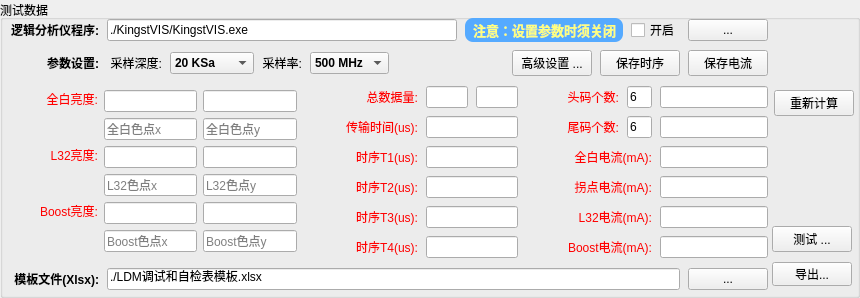
   <widget class="QGroupBox" name="groupBox3">
    <property name="geometry">
     <rect>
      <x>10</x>
      <y>414</y>
      <width>860</width>
      <height>298</height>
     </rect>
    </property>
    <property name="font">
     <font>
      <bold>false</bold>
     </font>
    </property>
    <property name="title">
     <string>测试数据</string>
    </property>
    <widget class="QPushButton" name="pushButtonDotest">
     <property name="geometry">
      <rect>
       <x>772</x>
       <y>226</y>
       <width>80</width>
       <height>26</height>
      </rect>
     </property>
     <property name="cursor">
      <cursorShape>PointingHandCursor</cursorShape>
     </property>
     <property name="text">
      <string>测试 ...</string>
     </property>
    </widget>
    <widget class="QPushButton" name="pushButtonExcel">
     <property name="geometry">
      <rect>
       <x>772</x>
       <y>262</y>
       <width>80</width>
       <height>24</height>
      </rect>
     </property>
     <property name="cursor">
      <cursorShape>PointingHandCursor</cursorShape>
     </property>
     <property name="text">
      <string>导出...</string>
     </property>
    </widget>
    <widget class="QWidget" name="layoutWidget">
     <property name="geometry">
      <rect>
       <x>7</x>
       <y>16</y>
       <width>761</width>
       <height>278</height>
      </rect>
     </property>
     <layout class="QVBoxLayout" name="verticalLayout">
      <property name="spacing">
       <number>8</number>
      </property>
      <item>
       <layout class="QGridLayout" name="gridLayout_7" rowstretch="3,10">
        <item row="0" column="0">
         <widget class="QLabel" name="label_55">
          <property name="minimumSize">
           <size>
            <width>92</width>
            <height>0</height>
           </size>
          </property>
          <property name="font">
           <font>
            <bold>true</bold>
           </font>
          </property>
          <property name="text">
           <string>逻辑分析仪程序:</string>
          </property>
          <property name="alignment">
           <set>Qt::AlignmentFlag::AlignRight|Qt::AlignmentFlag::AlignTrailing|Qt::AlignmentFlag::AlignVCenter</set>
          </property>
         </widget>
        </item>
        <item row="0" column="1">
         <layout class="QHBoxLayout" name="horizontalLayout_3">
          <item>
           <widget class="QLineEdit" name="lineEditKingstKIS">
            <property name="text">
             <string>./KingstVIS/KingstVIS.exe</string>
            </property>
           </widget>
          </item>
          <item>
           <widget class="QLabel" name="label_57">
            <property name="font">
             <font>
              <pointsize>10</pointsize>
              <bold>true</bold>
             </font>
            </property>
            <property name="styleSheet">
             <string notr="true">color: rgb(255, 255, 127);
background-color: rgb(85, 170, 255);
padding-left:4px;
padding-right:4px;
border-radius:8px;</string>
            </property>
            <property name="text">
             <string>注意：设置参数时须关闭</string>
            </property>
            <property name="alignment">
             <set>Qt::AlignmentFlag::AlignRight|Qt::AlignmentFlag::AlignTrailing|Qt::AlignmentFlag::AlignVCenter</set>
            </property>
           </widget>
          </item>
          <item>
           <widget class="QCheckBox" name="checkBoxStartVIS">
            <property name="text">
             <string>开启</string>
            </property>
           </widget>
          </item>
          <item>
           <widget class="QPushButton" name="pushButtonFindKIS">
            <property name="minimumSize">
             <size>
              <width>80</width>
              <height>0</height>
             </size>
            </property>
            <property name="maximumSize">
             <size>
              <width>80</width>
              <height>16777215</height>
             </size>
            </property>
            <property name="cursor">
             <cursorShape>PointingHandCursor</cursorShape>
            </property>
            <property name="text">
             <string>...</string>
            </property>
           </widget>
          </item>
         </layout>
        </item>
        <item row="1" column="0">
         <widget class="QLabel" name="label_37">
          <property name="font">
           <font>
            <bold>true</bold>
           </font>
          </property>
          <property name="text">
           <string>参数设置:</string>
          </property>
          <property name="alignment">
           <set>Qt::AlignmentFlag::AlignRight|Qt::AlignmentFlag::AlignTrailing|Qt::AlignmentFlag::AlignVCenter</set>
          </property>
         </widget>
        </item>
        <item row="1" column="1">
         <layout class="QHBoxLayout" name="horizontalLayout_2">
          <item>
           <widget class="QLabel" name="label_35">
            <property name="text">
             <string> 采样深度:</string>
            </property>
            <property name="alignment">
             <set>Qt::AlignmentFlag::AlignRight|Qt::AlignmentFlag::AlignTrailing|Qt::AlignmentFlag::AlignVCenter</set>
            </property>
           </widget>
          </item>
          <item>
           <widget class="QComboBox" name="comboBoxDepth">
            <property name="font">
             <font>
              <bold>true</bold>
             </font>
            </property>
            <property name="currentIndex">
             <number>0</number>
            </property>
            <property name="maxVisibleItems">
             <number>30</number>
            </property>
            <item>
             <property name="text">
              <string>20 KSa</string>
             </property>
            </item>
            <item>
             <property name="text">
              <string>200 KSa</string>
             </property>
            </item>
            <item>
             <property name="text">
              <string>1 MSa</string>
             </property>
            </item>
            <item>
             <property name="text">
              <string>2 MSa</string>
             </property>
            </item>
            <item>
             <property name="text">
              <string>5 MSa</string>
             </property>
            </item>
            <item>
             <property name="text">
              <string>10 MSa</string>
             </property>
            </item>
            <item>
             <property name="text">
              <string>20 MSa</string>
             </property>
            </item>
            <item>
             <property name="text">
              <string>50 MSa</string>
             </property>
            </item>
            <item>
             <property name="text">
              <string>100 MSa</string>
             </property>
            </item>
            <item>
             <property name="text">
              <string>200 MSa*</string>
             </property>
            </item>
            <item>
             <property name="text">
              <string>500 MSa&quot;</string>
             </property>
            </item>
            <item>
             <property name="text">
              <string>1 GSa&quot;</string>
             </property>
            </item>
            <item>
             <property name="text">
              <string>2 GSa&quot;</string>
             </property>
            </item>
            <item>
             <property name="text">
              <string>5 GSa&quot;</string>
             </property>
            </item>
            <item>
             <property name="text">
              <string>10 GSa&quot;</string>
             </property>
            </item>
           </widget>
          </item>
          <item>
           <widget class="QLabel" name="label_36">
            <property name="text">
             <string>采样率:</string>
            </property>
            <property name="alignment">
             <set>Qt::AlignmentFlag::AlignRight|Qt::AlignmentFlag::AlignTrailing|Qt::AlignmentFlag::AlignVCenter</set>
            </property>
           </widget>
          </item>
          <item>
           <widget class="QComboBox" name="comboBoxFreq">
            <property name="font">
             <font>
              <bold>true</bold>
             </font>
            </property>
            <property name="currentIndex">
             <number>0</number>
            </property>
            <property name="maxVisibleItems">
             <number>30</number>
            </property>
            <item>
             <property name="text">
              <string>500 MHz</string>
             </property>
            </item>
            <item>
             <property name="text">
              <string>200 MHz</string>
             </property>
            </item>
            <item>
             <property name="text">
              <string>100 MHz</string>
             </property>
            </item>
            <item>
             <property name="text">
              <string>50 MHz</string>
             </property>
            </item>
            <item>
             <property name="text">
              <string>20 MHz</string>
             </property>
            </item>
            <item>
             <property name="text">
              <string>10 MHz</string>
             </property>
            </item>
            <item>
             <property name="text">
              <string>5 MHz</string>
             </property>
            </item>
            <item>
             <property name="text">
              <string>2 MHz</string>
             </property>
            </item>
            <item>
             <property name="text">
              <string>1 MHz</string>
             </property>
            </item>
            <item>
             <property name="text">
              <string>500 KHz</string>
             </property>
            </item>
            <item>
             <property name="text">
              <string>200 KHz</string>
             </property>
            </item>
            <item>
             <property name="text">
              <string>100 KHz</string>
             </property>
            </item>
            <item>
             <property name="text">
              <string>50 KHz</string>
             </property>
            </item>
            <item>
             <property name="text">
              <string>20 KHz</string>
             </property>
            </item>
           </widget>
          </item>
          <item>
           <spacer name="horizontalSpacer_2">
            <property name="orientation">
             <enum>Qt::Orientation::Horizontal</enum>
            </property>
            <property name="sizeType">
             <enum>QSizePolicy::Policy::Expanding</enum>
            </property>
            <property name="sizeHint" stdset="0">
             <size>
              <width>40</width>
              <height>20</height>
             </size>
            </property>
           </spacer>
          </item>
          <item>
           <widget class="QPushButton" name="pushButtonSPISet">
            <property name="minimumSize">
             <size>
              <width>80</width>
              <height>0</height>
             </size>
            </property>
            <property name="maximumSize">
             <size>
              <width>80</width>
              <height>16777215</height>
             </size>
            </property>
            <property name="cursor">
             <cursorShape>PointingHandCursor</cursorShape>
            </property>
            <property name="text">
             <string>高级设置 ...</string>
            </property>
           </widget>
          </item>
          <item>
           <widget class="QPushButton" name="pushButtonDotest1">
            <property name="minimumSize">
             <size>
              <width>80</width>
              <height>0</height>
             </size>
            </property>
            <property name="maximumSize">
             <size>
              <width>80</width>
              <height>16777215</height>
             </size>
            </property>
            <property name="cursor">
             <cursorShape>PointingHandCursor</cursorShape>
            </property>
            <property name="text">
             <string>保存时序</string>
            </property>
           </widget>
          </item>
          <item>
           <widget class="QPushButton" name="pushButtonDotest2">
            <property name="minimumSize">
             <size>
              <width>80</width>
              <height>0</height>
             </size>
            </property>
            <property name="maximumSize">
             <size>
              <width>80</width>
              <height>16777215</height>
             </size>
            </property>
            <property name="cursor">
             <cursorShape>PointingHandCursor</cursorShape>
            </property>
            <property name="text">
             <string>保存电流</string>
            </property>
           </widget>
          </item>
         </layout>
        </item>
       </layout>
      </item>
      <item>
       <layout class="QHBoxLayout" name="horizontalLayout_9" stretch="6,0,4,5">
        <item>
         <layout class="QGridLayout" name="gridLayout" columnstretch="8,17">
          <property name="horizontalSpacing">
           <number>6</number>
          </property>
          <property name="verticalSpacing">
           <number>2</number>
          </property>
          <item row="0" column="0" alignment="Qt::AlignmentFlag::AlignTop">
           <widget class="QLabel" name="label_38">
            <property name="styleSheet">
             <string notr="true">color: rgb(255, 0, 0);</string>
            </property>
            <property name="text">
             <string>全白亮度:</string>
            </property>
            <property name="alignment">
             <set>Qt::AlignmentFlag::AlignRight|Qt::AlignmentFlag::AlignTrailing|Qt::AlignmentFlag::AlignVCenter</set>
            </property>
           </widget>
          </item>
          <item row="0" column="1">
           <layout class="QVBoxLayout" name="verticalLayout_2">
            <property name="spacing">
             <number>6</number>
            </property>
            <item>
             <layout class="QHBoxLayout" name="horizontalLayout_4">
              <item>
               <widget class="QLineEdit" name="lineEditOut000"/>
              </item>
              <item>
               <widget class="QLineEdit" name="lineEditOut001"/>
              </item>
             </layout>
            </item>
            <item>
             <layout class="QHBoxLayout" name="horizontalLayout">
              <item>
               <widget class="QLineEdit" name="lineEditOut002">
                <property name="placeholderText">
                 <string>全白色点x</string>
                </property>
               </widget>
              </item>
              <item>
               <widget class="QLineEdit" name="lineEditOut003">
                <property name="placeholderText">
                 <string>全白色点y</string>
                </property>
               </widget>
              </item>
             </layout>
            </item>
           </layout>
          </item>
          <item row="1" column="0" alignment="Qt::AlignmentFlag::AlignTop">
           <widget class="QLabel" name="label_41">
            <property name="styleSheet">
             <string notr="true">color: rgb(255, 0, 0);</string>
            </property>
            <property name="text">
             <string>L32亮度:</string>
            </property>
            <property name="alignment">
             <set>Qt::AlignmentFlag::AlignRight|Qt::AlignmentFlag::AlignTrailing|Qt::AlignmentFlag::AlignVCenter</set>
            </property>
           </widget>
          </item>
          <item row="1" column="1">
           <layout class="QVBoxLayout" name="verticalLayout_3">
            <property name="spacing">
             <number>6</number>
            </property>
            <item>
             <layout class="QHBoxLayout" name="horizontalLayout_6">
              <item>
               <widget class="QLineEdit" name="lineEditOut010"/>
              </item>
              <item>
               <widget class="QLineEdit" name="lineEditOut011"/>
              </item>
             </layout>
            </item>
            <item>
             <layout class="QHBoxLayout" name="horizontalLayout_5">
              <item>
               <widget class="QLineEdit" name="lineEditOut012">
                <property name="placeholderText">
                 <string>L32色点x</string>
                </property>
               </widget>
              </item>
              <item>
               <widget class="QLineEdit" name="lineEditOut013">
                <property name="placeholderText">
                 <string>L32色点y</string>
                </property>
               </widget>
              </item>
             </layout>
            </item>
           </layout>
          </item>
          <item row="2" column="0" alignment="Qt::AlignmentFlag::AlignTop">
           <widget class="QLabel" name="label_42">
            <property name="styleSheet">
             <string notr="true">color: rgb(255, 0, 0);</string>
            </property>
            <property name="text">
             <string>Boost亮度:</string>
            </property>
            <property name="alignment">
             <set>Qt::AlignmentFlag::AlignRight|Qt::AlignmentFlag::AlignTrailing|Qt::AlignmentFlag::AlignVCenter</set>
            </property>
           </widget>
          </item>
          <item row="2" column="1">
           <layout class="QVBoxLayout" name="verticalLayout_4">
            <property name="spacing">
             <number>6</number>
            </property>
            <item>
             <layout class="QHBoxLayout" name="horizontalLayout_8">
              <item>
               <widget class="QLineEdit" name="lineEditOut020"/>
              </item>
              <item>
               <widget class="QLineEdit" name="lineEditOut021"/>
              </item>
             </layout>
            </item>
            <item>
             <layout class="QHBoxLayout" name="horizontalLayout_7">
              <item>
               <widget class="QLineEdit" name="lineEditOut022">
                <property name="placeholderText">
                 <string>Boost色点x</string>
                </property>
               </widget>
              </item>
              <item>
               <widget class="QLineEdit" name="lineEditOut023">
                <property name="text">
                 <string/>
                </property>
                <property name="placeholderText">
                 <string>Boost色点y</string>
                </property>
               </widget>
              </item>
             </layout>
            </item>
           </layout>
          </item>
         </layout>
        </item>
        <item>
         <spacer name="horizontalSpacer">
          <property name="orientation">
           <enum>Qt::Orientation::Horizontal</enum>
          </property>
          <property name="sizeType">
           <enum>QSizePolicy::Policy::Fixed</enum>
          </property>
          <property name="sizeHint" stdset="0">
           <size>
            <width>20</width>
            <height>20</height>
           </size>
          </property>
         </spacer>
        </item>
        <item>
         <layout class="QGridLayout" name="gridLayout_2" columnstretch="4,4">
          <item row="2" column="0">
           <widget class="QLabel" name="label_45">
            <property name="styleSheet">
             <string notr="true">color: rgb(255, 0, 0);</string>
            </property>
            <property name="text">
             <string>时序T1(us):</string>
            </property>
            <property name="alignment">
             <set>Qt::AlignmentFlag::AlignRight|Qt::AlignmentFlag::AlignTrailing|Qt::AlignmentFlag::AlignVCenter</set>
            </property>
           </widget>
          </item>
          <item row="2" column="1">
           <widget class="QLineEdit" name="lineEditOutT1"/>
          </item>
          <item row="3" column="0">
           <widget class="QLabel" name="label_54">
            <property name="styleSheet">
             <string notr="true">color: rgb(255, 0, 0);</string>
            </property>
            <property name="text">
             <string>时序T2(us):</string>
            </property>
            <property name="alignment">
             <set>Qt::AlignmentFlag::AlignRight|Qt::AlignmentFlag::AlignTrailing|Qt::AlignmentFlag::AlignVCenter</set>
            </property>
           </widget>
          </item>
          <item row="3" column="1">
           <widget class="QLineEdit" name="lineEditOutT2"/>
          </item>
          <item row="4" column="0">
           <widget class="QLabel" name="label_48">
            <property name="styleSheet">
             <string notr="true">color: rgb(255, 0, 0);</string>
            </property>
            <property name="text">
             <string>时序T3(us):</string>
            </property>
            <property name="alignment">
             <set>Qt::AlignmentFlag::AlignRight|Qt::AlignmentFlag::AlignTrailing|Qt::AlignmentFlag::AlignVCenter</set>
            </property>
           </widget>
          </item>
          <item row="4" column="1">
           <widget class="QLineEdit" name="lineEditOutT3"/>
          </item>
          <item row="5" column="0">
           <widget class="QLabel" name="label_49">
            <property name="styleSheet">
             <string notr="true">color: rgb(255, 0, 0);</string>
            </property>
            <property name="text">
             <string>时序T4(us):</string>
            </property>
            <property name="alignment">
             <set>Qt::AlignmentFlag::AlignRight|Qt::AlignmentFlag::AlignTrailing|Qt::AlignmentFlag::AlignVCenter</set>
            </property>
           </widget>
          </item>
          <item row="5" column="1">
           <widget class="QLineEdit" name="lineEditOutT4"/>
          </item>
          <item row="0" column="0">
           <widget class="QLabel" name="label_43">
            <property name="styleSheet">
             <string notr="true">color: rgb(255, 0, 0);</string>
            </property>
            <property name="text">
             <string>总数据量:</string>
            </property>
            <property name="alignment">
             <set>Qt::AlignmentFlag::AlignRight|Qt::AlignmentFlag::AlignTrailing|Qt::AlignmentFlag::AlignVCenter</set>
            </property>
           </widget>
          </item>
          <item row="1" column="0">
           <widget class="QLabel" name="label_52">
            <property name="styleSheet">
             <string notr="true">color: rgb(255, 0, 0);</string>
            </property>
            <property name="text">
             <string>传输时间(us):</string>
            </property>
            <property name="alignment">
             <set>Qt::AlignmentFlag::AlignRight|Qt::AlignmentFlag::AlignTrailing|Qt::AlignmentFlag::AlignVCenter</set>
            </property>
           </widget>
          </item>
          <item row="1" column="1">
           <widget class="QLineEdit" name="lineEditOutTrans"/>
          </item>
          <item row="0" column="1">
           <layout class="QHBoxLayout" name="horizontalLayout_15">
            <item>
             <widget class="QLineEdit" name="lineEditOutCount"/>
            </item>
            <item>
             <widget class="QLineEdit" name="lineEditOutCountPre"/>
            </item>
           </layout>
          </item>
         </layout>
        </item>
        <item>
         <layout class="QGridLayout" name="gridLayout_3" columnstretch="4,0">
          <item row="1" column="1">
           <widget class="QLineEdit" name="lineEditOutTail"/>
          </item>
          <item row="2" column="0">
           <widget class="QLabel" name="label_47">
            <property name="styleSheet">
             <string notr="true">color: rgb(255, 0, 0);</string>
            </property>
            <property name="text">
             <string>全白电流(mA):</string>
            </property>
            <property name="alignment">
             <set>Qt::AlignmentFlag::AlignRight|Qt::AlignmentFlag::AlignTrailing|Qt::AlignmentFlag::AlignVCenter</set>
            </property>
           </widget>
          </item>
          <item row="0" column="1">
           <widget class="QLineEdit" name="lineEditOutHead"/>
          </item>
          <item row="4" column="1">
           <widget class="QLineEdit" name="lineEditOutCur3"/>
          </item>
          <item row="3" column="0">
           <widget class="QLabel" name="label_53">
            <property name="font">
             <font>
              <bold>false</bold>
             </font>
            </property>
            <property name="styleSheet">
             <string notr="true">color: rgb(255, 0, 0);</string>
            </property>
            <property name="text">
             <string>拐点电流(mA):</string>
            </property>
            <property name="alignment">
             <set>Qt::AlignmentFlag::AlignRight|Qt::AlignmentFlag::AlignTrailing|Qt::AlignmentFlag::AlignVCenter</set>
            </property>
           </widget>
          </item>
          <item row="5" column="0">
           <widget class="QLabel" name="label_51">
            <property name="styleSheet">
             <string notr="true">color: rgb(255, 0, 0);</string>
            </property>
            <property name="text">
             <string>Boost电流(mA):</string>
            </property>
            <property name="alignment">
             <set>Qt::AlignmentFlag::AlignRight|Qt::AlignmentFlag::AlignTrailing|Qt::AlignmentFlag::AlignVCenter</set>
            </property>
           </widget>
          </item>
          <item row="5" column="1">
           <widget class="QLineEdit" name="lineEditOutCur4"/>
          </item>
          <item row="3" column="1">
           <widget class="QLineEdit" name="lineEditOutCur2"/>
          </item>
          <item row="2" column="1">
           <widget class="QLineEdit" name="lineEditOutCur1"/>
          </item>
          <item row="4" column="0">
           <widget class="QLabel" name="label_44">
            <property name="styleSheet">
             <string notr="true">color: rgb(255, 0, 0);</string>
            </property>
            <property name="text">
             <string>L32电流(mA):</string>
            </property>
            <property name="alignment">
             <set>Qt::AlignmentFlag::AlignRight|Qt::AlignmentFlag::AlignTrailing|Qt::AlignmentFlag::AlignVCenter</set>
            </property>
           </widget>
          </item>
          <item row="0" column="0">
           <layout class="QHBoxLayout" name="horizontalLayout_17">
            <item>
             <widget class="QLabel" name="label_46">
              <property name="styleSheet">
               <string notr="true">color: rgb(255, 0, 0);</string>
              </property>
              <property name="text">
               <string>头码个数:</string>
              </property>
              <property name="alignment">
               <set>Qt::AlignmentFlag::AlignRight|Qt::AlignmentFlag::AlignTrailing|Qt::AlignmentFlag::AlignVCenter</set>
              </property>
             </widget>
            </item>
            <item>
             <widget class="QLineEdit" name="lineEditHCount">
              <property name="minimumSize">
               <size>
                <width>25</width>
                <height>0</height>
               </size>
              </property>
              <property name="maximumSize">
               <size>
                <width>25</width>
                <height>16777215</height>
               </size>
              </property>
              <property name="text">
               <string>6</string>
              </property>
              <property name="maxLength">
               <number>2</number>
              </property>
             </widget>
            </item>
           </layout>
          </item>
          <item row="1" column="0">
           <layout class="QHBoxLayout" name="horizontalLayout_18">
            <item>
             <widget class="QLabel" name="label_58">
              <property name="styleSheet">
               <string notr="true">color: rgb(255, 0, 0);</string>
              </property>
              <property name="text">
               <string>尾码个数:</string>
              </property>
              <property name="alignment">
               <set>Qt::AlignmentFlag::AlignRight|Qt::AlignmentFlag::AlignTrailing|Qt::AlignmentFlag::AlignVCenter</set>
              </property>
             </widget>
            </item>
            <item>
             <widget class="QLineEdit" name="lineEditTCount">
              <property name="minimumSize">
               <size>
                <width>25</width>
                <height>0</height>
               </size>
              </property>
              <property name="maximumSize">
               <size>
                <width>25</width>
                <height>16777215</height>
               </size>
              </property>
              <property name="text">
               <string>6</string>
              </property>
              <property name="maxLength">
               <number>2</number>
              </property>
             </widget>
            </item>
           </layout>
          </item>
         </layout>
        </item>
       </layout>
      </item>
      <item>
       <layout class="QHBoxLayout" name="horizontalLayout_14">
        <item>
         <widget class="QLabel" name="label_56">
          <property name="minimumSize">
           <size>
            <width>92</width>
            <height>0</height>
           </size>
          </property>
          <property name="font">
           <font>
            <bold>true</bold>
           </font>
          </property>
          <property name="text">
           <string>模板文件(Xlsx):</string>
          </property>
          <property name="alignment">
           <set>Qt::AlignmentFlag::AlignRight|Qt::AlignmentFlag::AlignTrailing|Qt::AlignmentFlag::AlignVCenter</set>
          </property>
         </widget>
        </item>
        <item>
         <widget class="QLineEdit" name="lineEditExcelTemp">
          <property name="text">
           <string>./LDM调试和自检表模板.xlsx</string>
          </property>
         </widget>
        </item>
        <item>
         <widget class="QPushButton" name="pushButtonFindExcel">
          <property name="cursor">
           <cursorShape>PointingHandCursor</cursorShape>
          </property>
          <property name="text">
           <string>...</string>
          </property>
         </widget>
        </item>
       </layout>
      </item>
     </layout>
    </widget>
    <widget class="QPushButton" name="pushButtonRecalc">
     <property name="geometry">
      <rect>
       <x>774</x>
       <y>90</y>
       <width>80</width>
       <height>26</height>
      </rect>
     </property>
     <property name="cursor">
      <cursorShape>PointingHandCursor</cursorShape>
     </property>
     <property name="text">
      <string>重新计算</string>
     </property>
    </widget>
   </widget>
